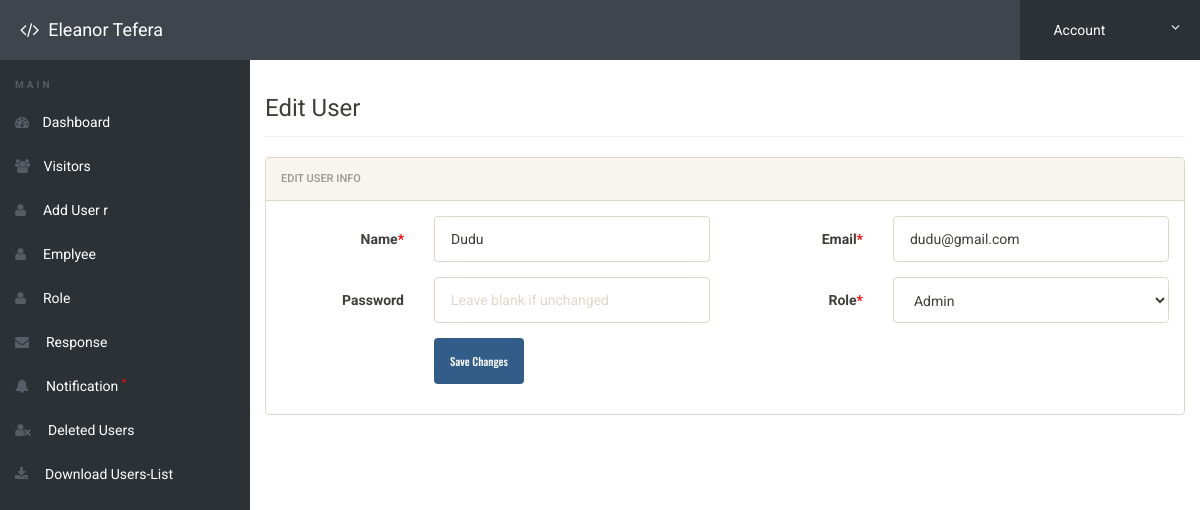
The page /admin/edit-aem.php?edit=1 (signed in) on the database its author committed.
### tables this page shows
CREATE TABLE `users01` (
  `id` int(11) NOT NULL,
  `name` varchar(100) DEFAULT NULL,
  `email` varchar(100) DEFAULT NULL,
  `password` varchar(255) DEFAULT NULL,
  `role` enum('admin','employee') DEFAULT NULL,
  `created_at` timestamp NOT NULL DEFAULT current_timestamp()
);

### admin/edit-aem.php (the view, shortened to what this page needs)
<?php
include('includes/config.php');
if(strlen($_SESSION['alogin']) == 0) {
    header('location:index.php');
} else {
    $userId = intval($_GET['edit']);
    $sql = "SELECT * FROM users01 WHERE id = :id";
    $query = $dbh->prepare($sql);
    $query->bindParam(':id', $userId, PDO::PARAM_INT);
    $query->execute();
    $user = $query->fetch(PDO::FETCH_OBJ);
?>
<!doctype html>
<html lang="en" class="no-js">
<head>
    <link rel="stylesheet" href="css/font-awesome.min.css">
    <link rel="stylesheet" href="css/bootstrap.min.css">
    <link rel="stylesheet" href="css/style.css">
</head>
<body>
    <?php include('includes/header.php'); ?>
    <div class="ts-main-content">
        <?php include('includes/leftbar.php'); ?>
        <div class="content-wrapper">
            <div class="container-fluid">
                <div class="row">
                    <div class="col-md-12">
                        <h3 class="page-title">Edit User</h3>
                        <div class="panel panel-default">
                            <div class="panel-heading">Edit User Info</div>
                            <div class="panel-body">
                                <form method="post" class="form-horizontal">
                                    <div class="form-group">
                                        <label class="col-sm-2 control-label">Name<span style="color:red">*</span></label>
                                        <div class="col-sm-4">
                                            <input type="text" name="name" class="form-control" required value="<?php echo htmlentities($user->name); ?>">
                                        </div>
                                        <label class="col-sm-2 control-label">Email<span style="color:red">*</span></label>
                                        <div class="col-sm-4">
                                            <input type="email" name="email" class="form-control" required value="<?php echo htmlentities($user->email); ?>">
                                        </div>
                                    </div>
                                    <div class="form-group">
                                        <label class="col-sm-2 control-label">Password</label>
                                        <div class="col-sm-4">
                                            <input type="password" name="password" class="form-control" placeholder="Leave blank if unchanged">
                                        </div>
                                        <label class="col-sm-2 control-label">Role<span style="color:red">*</span></label>
                                        <div class="col-sm-4">
                                            <select name="role" class="form-control" required>
                                                <option value="admin" <?php if($user->role == 'admin') echo 'selected'; ?>>Admin</option>
                                            </select>
                                        </div>
                                    </div>
                                    <div class="form-group">
                                        <div class="col-sm-8 col-sm-offset-2">
                                            <button class="btn btn-primary" name="submit" type="submit">Save Changes</button>
                                        </div>
                                    </div>
                                </form>
                            </div>
                        </div>
                    </div>
                </div>
            </div>
        </div>
    </div>
</body>
</html>
<?php } ?>

### admin/css/style.css (style rules this page uses)
html { font-size: 14px; }
@media only screen and (min-width: 480px) { html { font-size: 17px; } }
@media only screen and (min-width: 768px) { html { font-size: 14px; } }
body { font-size: 1em; }
.btn { font-family: 'Oswald', sans-serif; }
.panel { overflow: hidden; }
.btn { text-transform: none; }
.page-title { padding-bottom: 15px; margin-bottom: 20px; border-bottom: 1px solid #f0f0f0; }
.ts-main-content .content-wrapper { padding-top: 15px; margin-top: 60px; }
@media only screen and (min-width: 992px) { .ts-main-content .content-wrapper { margin-left: 250px; } }

### rows shown on the page
users01: name "Dudu", email "dudu@gmail.com", role "Admin"
